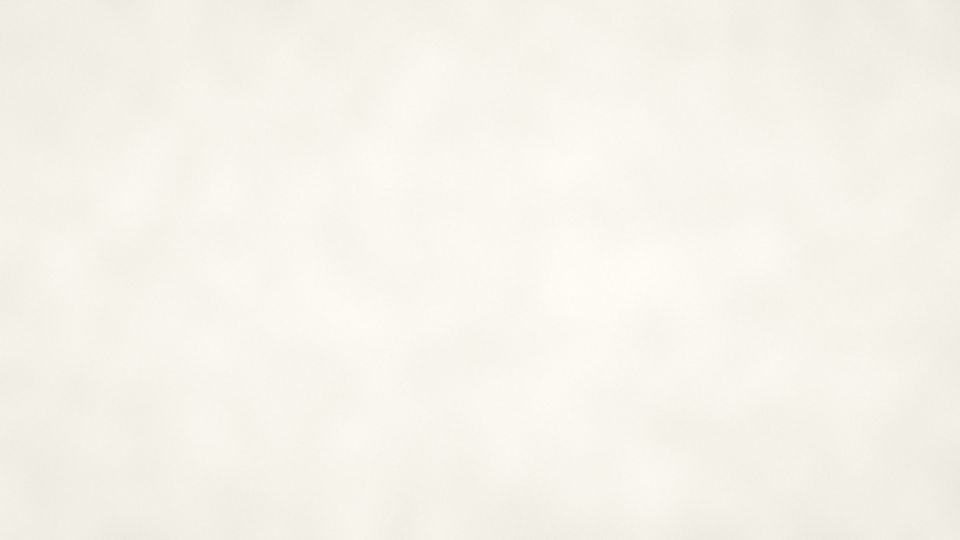
#> input picture video/assets/paper.jpg, 1920 x 1080 px (shown at 1/2 size)
$ python -i make_video.py   (imports and definitions only)
#> lines starting #> are read from the running program, lines starting #| are printed output that depends on the picture
"""Видео ко Дню Республики Казахстан (25 октября) для страницы военной кафедры.

Запуск:  python3 make_video.py
Результат: republic_day.mp4 (1920x1080, 30 к/с, ~2.5 мин, с музыкой).
Нужны: python3, Pillow, numpy, ffmpeg.
"""
import math
import os
import subprocess
import wave
from multiprocessing import Pool

import numpy as np
from PIL import Image, ImageDraw, ImageFilter, ImageFont

W, H, FPS = 1920, 1080, 30
DURATION = 162.0
HERE = os.path.dirname(os.path.abspath(__file__))
OUT = os.path.join(HERE, "republic_day.mp4")
AUDIO = os.path.join(HERE, "music.wav")

SKY = (0, 175, 202)       # голубой цвет флага
GOLD = (254, 197, 0)      # золотой цвет флага
NAVY = (6, 30, 52)
WHITE = (255, 255, 255)

FONT_DIR = "/usr/share/fonts/truetype/dejavu/"
_fonts = {}


# [6 lines left out: function font, not called in this run]


# ---------------------------------------------------------------- helpers
def clamp(x, a=0.0, b=1.0):
    return max(a, min(b, x))


def ease(x):
    x = clamp(x)
    return x * x * (3 - 2 * x)


# [140 lines left out: functions fade, vgradient, text, wrap_text, paste_alpha, make_sun and 4 more, not called in this run]


ASSETS = {}


# [52 lines left out: functions assets, wave_flag, starfield, not called in this run]


def rotated(im, deg):
    return im.rotate(deg, resample=Image.BICUBIC)


def base(bg):
    return Image.fromarray(assets()[bg]).convert("RGBA")


# [55 lines left out: functions frame_borders, scene_intro, scene_flag, scene_declaration, not called in this run]


TIMELINE = [
    ("16.12.1991", "Мемлекеттік тәуелсіздік туралы Заң қабылданды",
     "Принят Конституционный закон о государственной независимости"),
    ("07.05.1992", "Қазақстан Республикасының Қарулы Күштері құрылды",
     "Образованы Вооружённые Силы Республики Казахстан"),
    ("04.06.1992", "Мемлекеттік Ту мен Елтаңба бекітілді",
     "Утверждены Государственный флаг и герб"),
    ("30.08.1995", "Қазақстан Республикасының Конституциясы қабылданды",
     "Принята Конституция Республики Казахстан"),
    ("2022", "Республика күні қайтадан басты ұлттық мереке болды",
     "День Республики вновь стал главным национальным праздником"),
]


# [28 lines left out: function scene_timeline, not called in this run]


HIST = [("1995", "25 қазан — ұлттық мереке", "25 октября объявлено национальным праздником"),
        ("2009", "Мереке мәртебесін жоғалтты", "Праздник утратил статус национального"),
        ("2022", "Республика күні қайта оралды", "По инициативе Президента К.-Ж. Токаева День Республики вновь стал главным национальным праздником")]


# [98 lines left out: functions scene_history, make_shield, scene_army, not called in this run]


VALUES = [("БІРЛІК", "единство"), ("ЕРЛІК", "мужество"), ("АДАЛДЫҚ", "верность"), ("ОТАНСҮЙГІШТІК", "патриотизм")]


# [53 lines left out: functions scene_values, scene_congrats, scene_final, not called in this run]


SCENES = [(0, 12, scene_intro), (12, 26, scene_flag), (26, 54, scene_declaration),
          (54, 80, scene_history), (80, 100, scene_timeline), (100, 120, scene_army),
          (120, 134, scene_values), (134, 152, scene_congrats), (152, 162, scene_final)]
XF = 0.6  # перекрёстное затухание между сценами, с


def render(i):
    t = i / FPS
    img = None
    for k, (s, e, fn) in enumerate(SCENES):
        if s <= t < e:
            img = fn(t - s)
            if k + 1 < len(SCENES) and t > e - XF:
                ns, _, nfn = SCENES[k + 1]
                nxt = nfn(t - ns)  # отрицательное время → сцена ещё «пустая»
                a = (t - (e - XF)) / XF
                img = Image.blend(img, nxt, a)
            break
    if img is None:
        img = scene_final(t - SCENES[-1][0])
    return img.convert("RGB").tobytes()


# ---------------------------------------------------------------- music
# [77 lines left out: function make_music, not called in this run]


# ---------------------------------------------------------------- voice-over
# Текст озвучки — narration.txt (ключ|фраза), голос RHVoice «aleksandr-hq».
VOICE_AT = {"intro": 3.0, "flag": 13.5, "decl": 27.5, "hist": 55.0, "time": 81.5,
            "army": 101.0, "values": 121.0, "congr": 135.0, "final": 154.0}


# [64 lines left out: functions load_wav_mono, make_voice, mix_audio, main, not called in this run]


# [2 lines not run here, left out]

>>> import cv2
>>> picture = cv2.imread('../video/assets/paper.jpg', cv2.IMREAD_GRAYSCALE)
#> picture: shape (1080, 1920); min 230, max 254, mean 242.8
>>> result = render(picture)
#> in render, `t = i / FPS`:
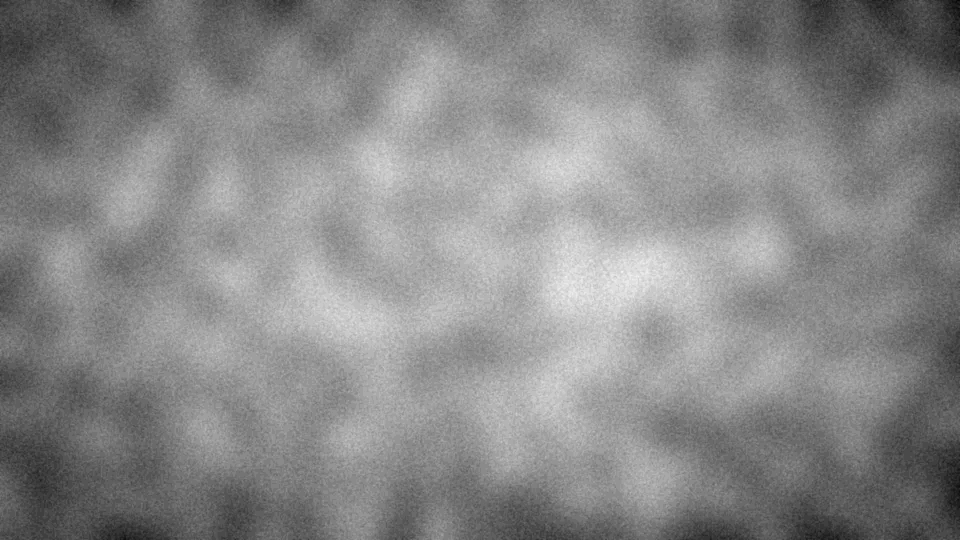
#> t: shape (1080, 1920) float64 (shown at 1/2 size); min 7.67, max 8.47, mean 8.09; drawn with min black and max white
#> (the run stopped early here; a loop or call above may not have finished)
